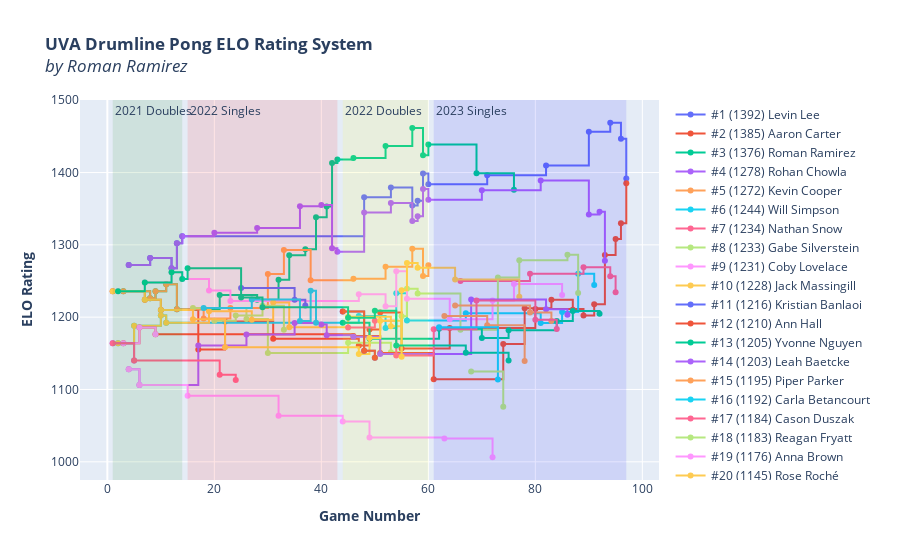

Notebook cell for this chart:
### Code cell
import plotly.graph_objects as go

fig = go.Figure()

ranking = 1
for (player,current_rating) in sorted(elo.items(), key=lambda x:x[1], reverse=True):
    fig.add_trace(go.Scatter(
        x=elo_time_table.index,
        y=elo_time_table[player],
        name=f'#{ranking} ({current_rating:.0f}) {player}',
        mode='lines+markers',
        line_shape='hv',
        connectgaps=True,
        text=d_elo_time_table[player],
    ))
    ranking += 1

# generalized
vrect_colors = ['green', 'red', 'yellow', 'blue']
seasons = ['2021_2s', '2022_1s', '2022_2s', '2023_1s']
season_labels = ['2021<br>Doubles', '2022<br>Singles', '2022<br>Doubles', '2023<br>Singles']

for (i, season) in enumerate(seasons):
    fig.add_vrect(
        annotation_text=season_labels[i],
        annotation_position="top left",
        x0=matches_table['event'][matches_table['event'] == season].index[0] + 1,
        x1=matches_table['event'][matches_table['event'] == season].index[-1] + 1,
        fillcolor=vrect_colors[i % len(vrect_colors)],
        opacity=0.1,
        line_width=0,
    )


fig.update_layout(
    title='<b>UVA Drumline Pong ELO Rating System</b> <br><i>by Roman Ramirez<i>',
    xaxis_title='<b>Game Number</b>',
    yaxis_title='<b>ELO Rating</b>',
)

team1_list = list()
team2_list = list()
for (i, row) in matches_table.iterrows():
    if type(row.t1p2) is not str:
        team1_list.append(row.t1p1)
    else:
        team1_list.append(row.t1p1 + " and " + row.t1p2)

    if type(row.t2p2) is not str:
        team2_list.append(row.t2p1)
    else:
        team2_list.append(row.t2p1 + " and " + row.t2p2)

customdata = np.stack((team1_list, team2_list, matches_table['score1'], matches_table['score2']), axis=-1)
hovertemplate = (
    '<i>Game %{x}</i> <br>' +
    '<b>%{customdata[0]} vs. %{customdata[1]}</b><br>' +
    '<b>Final Score:</b> %{customdata[2]}-%{customdata[3]}<br>' + 
    '<b>ELO Change:</b> %{text:,.0f}<br>' + 
    '<b>New ELO:</b> %{y:,.0f}<br>'
)

fig.update_traces(
    customdata=customdata,
    hovertemplate=hovertemplate
)

fig.show()
fig.write_html("index.html")
